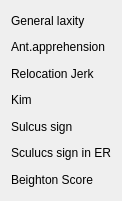
       <widget class="QWidget" name="layoutWidget_69">
        <property name="geometry">
         <rect>
          <x>10</x>
          <y>690</y>
          <width>113</width>
          <height>201</height>
         </rect>
        </property>
        <layout class="QVBoxLayout" name="verticalLayout_23">
         <item>
          <widget class="QLabel" name="label_111">
           <property name="text">
            <string>&lt;html&gt;&lt;head/&gt;&lt;body&gt;&lt;p&gt;General laxity&lt;/p&gt;&lt;/body&gt;&lt;/html&gt;</string>
           </property>
          </widget>
         </item>
         <item>
          <widget class="QLabel" name="label_112">
           <property name="text">
            <string>&lt;html&gt;&lt;head/&gt;&lt;body&gt;&lt;p&gt;Ant.apprehension&lt;/p&gt;&lt;/body&gt;&lt;/html&gt;</string>
           </property>
          </widget>
         </item>
         <item>
          <widget class="QLabel" name="label_115">
           <property name="text">
            <string>&lt;html&gt;&lt;head/&gt;&lt;body&gt;&lt;p&gt;Relocation Jerk&lt;/p&gt;&lt;/body&gt;&lt;/html&gt;</string>
           </property>
          </widget>
         </item>
         <item>
          <widget class="QLabel" name="label_116">
           <property name="text">
            <string>&lt;html&gt;&lt;head/&gt;&lt;body&gt;&lt;p&gt;Kim&lt;/p&gt;&lt;/body&gt;&lt;/html&gt;</string>
           </property>
          </widget>
         </item>
         <item>
          <widget class="QLabel" name="label_114">
           <property name="text">
            <string>&lt;html&gt;&lt;head/&gt;&lt;body&gt;&lt;p&gt;Sulcus sign&lt;/p&gt;&lt;/body&gt;&lt;/html&gt;</string>
           </property>
          </widget>
         </item>
         <item>
          <widget class="QLabel" name="label_117">
           <property name="text">
            <string>&lt;html&gt;&lt;head/&gt;&lt;body&gt;&lt;p&gt;Sculucs sign in ER&lt;/p&gt;&lt;/body&gt;&lt;/html&gt;</string>
           </property>
          </widget>
         </item>
         <item>
          <widget class="QLabel" name="label_113">
           <property name="text">
            <string>&lt;html&gt;&lt;head/&gt;&lt;body&gt;&lt;p&gt;Beighton Score&lt;/p&gt;&lt;/body&gt;&lt;/html&gt;</string>
           </property>
          </widget>
         </item>
        </layout>
       </widget>
